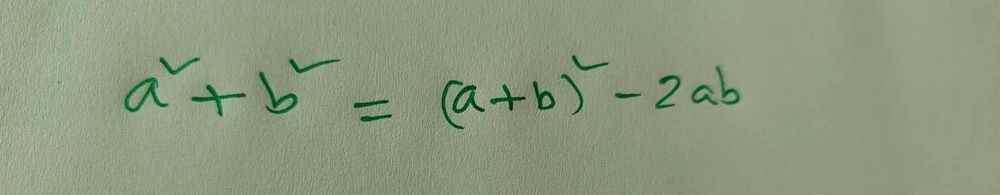
#> input picture backend/conversions/2025/12/02/test_img.jpg, 1000 x 195 px, shrunk from 2022 x 394 before the run
$ python -i input_processing.py   (imports and definitions only)
#> lines starting #> are read from the running program, lines starting #| are printed output that depends on the picture; after the words box and inside, x2 and y2 are one past the last pixel; in counts of white or black regions, pixels touching at a corner belong together
from typing import Optional, List, Dict
import base64
import io
from PIL import Image
import cv2
import numpy as np

class DiagramProcessor:
    def __init__(self):
        self.supported_formats = ['.png', '.jpg', '.jpeg', '.bmp']

    def preprocess_image(self, image_path: str) -> str:
        """Preprocess image and convert to base64 for LLM consumption"""
        # Image enhancement
        img = cv2.imread(image_path)
#> img is the input picture: shape (195, 1000, 3); mean B, G, R 125.1, 153.9, 140.7
        img = cv2.cvtColor(img, cv2.COLOR_BGR2RGB)

        # Basic preprocessing
        gray = cv2.cvtColor(img, cv2.COLOR_RGB2GRAY)
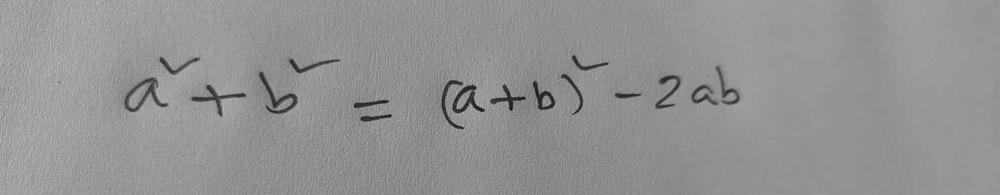
#> gray: shape (195, 1000); min 18, max 193, mean 146.6
        _, binary = cv2.threshold(gray, 128, 255, cv2.THRESH_BINARY)
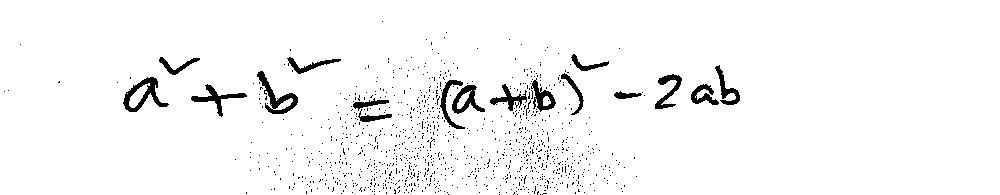
#> binary: shape (195, 1000); 96.5% white; 1033 black regions (1016 under 20 px), largest, box (x1, y1, x2, y2) and area: (123, 77, 169, 112) 553, (257, 71, 298, 114) 533, (191, 84, 247, 117) 410

        # Convert to base64
        pil_img = Image.fromarray(binary)
        buffered = io.BytesIO()
        pil_img.save(buffered, format="PNG")
        img_str = base64.b64encode(buffered.getvalue()).decode()

        return img_str

>>> result = DiagramProcessor().preprocess_image('../../conversions/2025/12/02/test_img.jpg')
